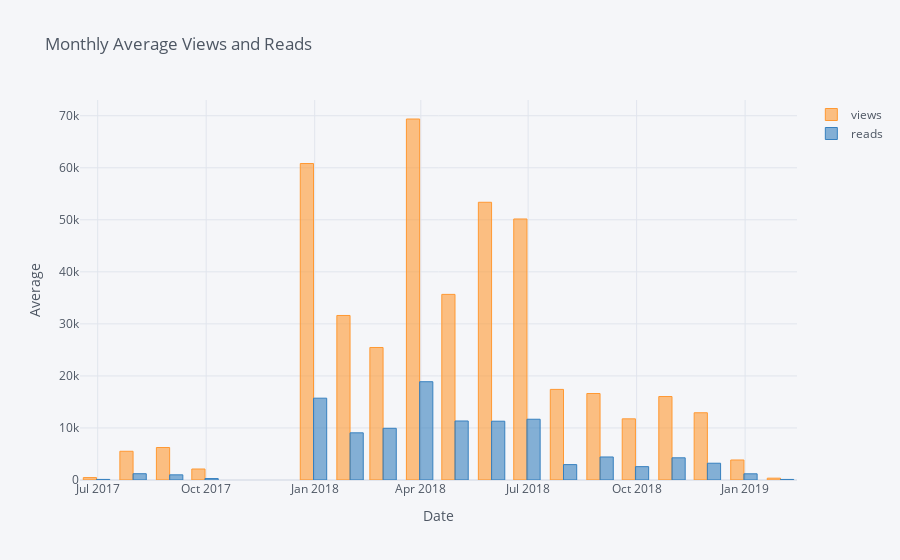

This figure's notebook cell:
### Code cell
df2.iplot(
    kind="bar", xTitle="Date", yTitle="Average", title="Monthly Average Views and Reads"
)

### Figure 1 — Plotly figure (JSON) as saved in the notebook; plotly's stock layout.template omitted (floating-point values rounded to 4 significant figures)
{"data": [{"marker": {"color": "rgba(255, 153, 51, 0.6)", "line": {"color": "rgba(255, 153, 51, 1.0)", "width": 1}}, "name": "views", "orientation": "v", "text": "", "type": "bar", "x": ["2017-06-30", "2017-07-31", "2017-08-31", "2017-09-30", "2017-10-31", "2017-11-30", "2017-12-31", "2018-01-31", "2018-02-28", "2018-03-31", "2018-04-30", "2018-05-31", "2018-06-30", "2018-07-31", "2018-08-31", "2018-09-30", "2018-10-31", "2018-11-30", "2018-12-31", "2019-01-31"], "y": [463.7, 5521.0, 6243.0, 2113, "", "", 60820.0, 31620.0, 25460.0, 69370.0, 35670.0, 53370.0, 50160.0, 17410, 16620.0, 11760.0, 16040.0, 12920.0, 3845.0, 354.3]}, {"marker": {"color": "rgba(55, 128, 191, 0.6)", "line": {"color": "rgba(55, 128, 191, 1.0)", "width": 1}}, "name": "reads", "orientation": "v", "text": "", "type": "bar", "x": ["2017-06-30", "2017-07-31", "2017-08-31", "2017-09-30", "2017-10-31", "2017-11-30", "2017-12-31", "2018-01-31", "2018-02-28", "2018-03-31", "2018-04-30", "2018-05-31", "2018-06-30", "2018-07-31", "2018-08-31", "2018-09-30", "2018-10-31", "2018-11-30", "2018-12-31", "2019-01-31"], "y": [112.3, 1207.0, 993.7, 279, "", "", 15724, 9066.0, 9934.0, 18884, 11340.0, 11298, 11680.0, 2957.0, 4423.0, 2565.0, 4265.0, 3224.0, 1189.0, 110.3]}], "layout": {"legend": {"bgcolor": "#F5F6F9", "font": {"color": "#4D5663"}}, "paper_bgcolor": "#F5F6F9", "plot_bgcolor": "#F5F6F9", "title": {"font": {"color": "#4D5663"}, "text": "Monthly Average Views and Reads"}, "xaxis": {"gridcolor": "#E1E5ED", "showgrid": true, "tickfont": {"color": "#4D5663"}, "title": {"font": {"color": "#4D5663"}, "text": "Date"}, "zerolinecolor": "#E1E5ED"}, "yaxis": {"gridcolor": "#E1E5ED", "showgrid": true, "tickfont": {"color": "#4D5663"}, "title": {"font": {"color": "#4D5663"}, "text": "Average"}, "zerolinecolor": "#E1E5ED"}}}
